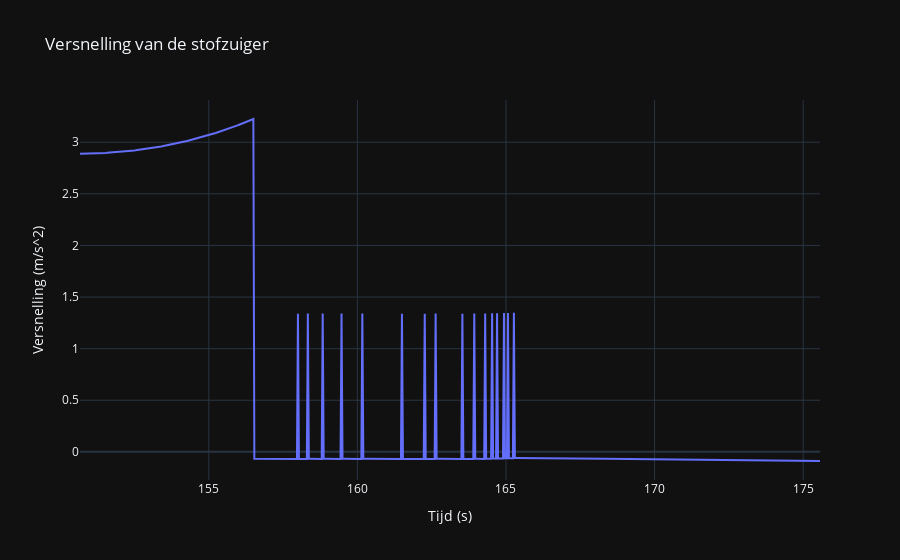
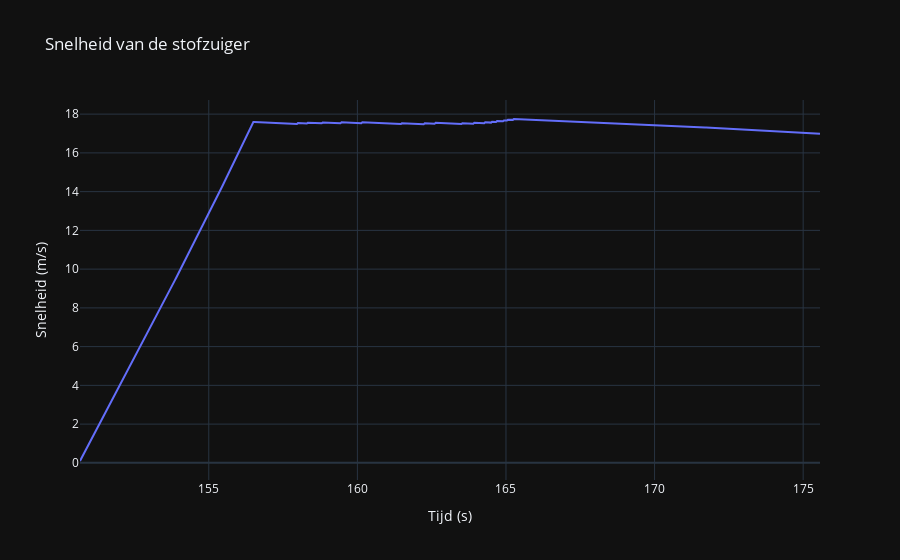
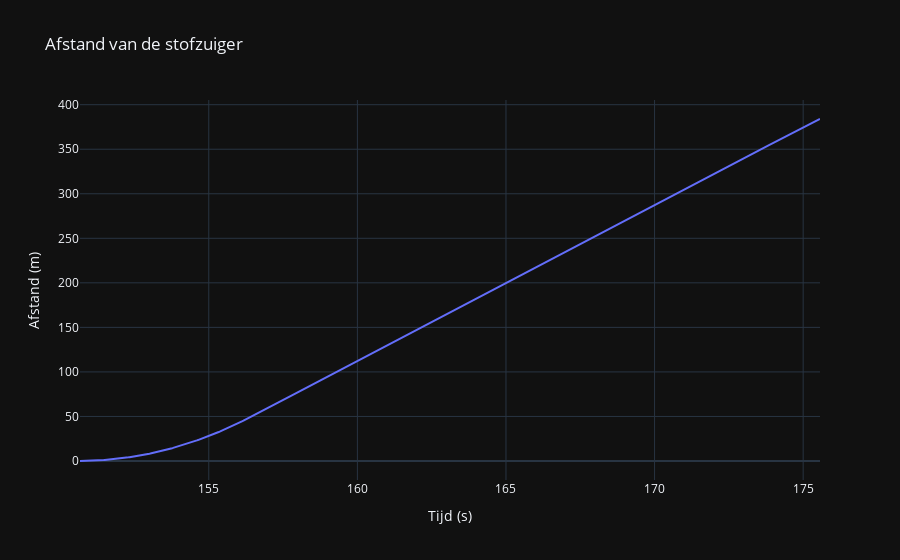

The cell these charts' notebook holds for them, in order:
### Code cell
total_frames = catchup_frame - first_frame_blower # total frames. framerate is 30fps
delta_t = 1/30

acceleration = 0
velocity = 0
distance = 0

time_data = []
acceleration_data = []
velocity_data = []
distance_data = []

def get_friction(current_speed: float) -> float:
    air_friction_newton = 0.5 * density_air * (current_speed ** 2) * 0.47 * frontal_area # air friction in newton
    total_friction_newton = ground_friction_newton + air_friction_newton # total friction in newton
    
    return (total_power_newton - total_friction_newton) / weight # netto F gedeeld door m is versnelling

def get_acceleration(current_frame: int) -> float:
    delta_acceleration = 0
    if first_frame_blower <= current_frame <= end_first_acceleration_blower:
        delta_acceleration += first_acceleration_blower

    if current_frame in bursts:
        delta_acceleration += burst_speed_increase

    return delta_acceleration


for i in range(total_frames):
    frame = i + first_frame_blower
    
    acceleration = get_acceleration(frame) - get_friction(velocity)
    velocity += acceleration * delta_t
    distance += velocity * delta_t
    
    acceleration_data.append(acceleration)
    velocity_data.append(velocity)
    distance_data.append(distance)
    time_data.append(frame * delta_t)

acceleration_graph = go.Scatter(
    x=time_data,
    y=acceleration_data,
    name="Versnelling stofzuiger"
)

velocity_graph = go.Scatter(
    x=time_data,
    y=velocity_data,
    name="Snelhijd stofzuiger"
)    
    
distance_graph = go.Scatter(
    x=time_data,
    y=distance_data,
    name="Afstand stofzuiger"
)

acceleration_fig = go.Figure(acceleration_graph, layout=dict(
    title = "Versnelling van de stofzuiger",
    xaxis_title="Tijd (s)",
    yaxis_title="Versnelling (m/s^2)",
    autosize=False
))

velocity_fig = go.Figure(velocity_graph, layout=dict(
    title = "Snelheid van de stofzuiger",
    xaxis_title="Tijd (s)",
    yaxis_title="Snelheid (m/s)",
    autosize=False
))

distance_fig = go.Figure(distance_graph, layout=dict(
    title = "Afstand van de stofzuiger",
    xaxis_title="Tijd (s)",
    yaxis_title="Afstand (m)",
    autosize=False
))

acceleration_fig.show()
velocity_fig.show()
distance_fig.show()

### Figure 1 — Plotly figure (JSON) as saved in the notebook; plotly's stock layout.template omitted (floating-point values rounded to 4 significant figures; data arrays with more than 128 entries replaced by an {"elided": "..."} marker saying what was removed)
{"data": [{"name": "Versnelling stofzuiger", "x": {"elided": "748 float values"}, "y": {"elided": "748 float values"}, "type": "scatter"}], "layout": {"autosize": false, "title": {"text": "Versnelling van de stofzuiger"}, "xaxis": {"title": {"text": "Tijd (s)"}}, "yaxis": {"title": {"text": "Versnelling (m/s^2)"}}}}

### Figure 2 — Plotly figure (JSON) as saved in the notebook; plotly's stock layout.template omitted (floating-point values rounded to 4 significant figures; data arrays with more than 128 entries replaced by an {"elided": "..."} marker saying what was removed)
{"data": [{"name": "Snelhijd stofzuiger", "x": {"elided": "748 float values"}, "y": {"elided": "748 float values"}, "type": "scatter"}], "layout": {"autosize": false, "title": {"text": "Snelheid van de stofzuiger"}, "xaxis": {"title": {"text": "Tijd (s)"}}, "yaxis": {"title": {"text": "Snelheid (m/s)"}}}}

### Figure 3 — Plotly figure (JSON) as saved in the notebook; plotly's stock layout.template omitted (floating-point values rounded to 4 significant figures; data arrays with more than 128 entries replaced by an {"elided": "..."} marker saying what was removed)
{"data": [{"name": "Afstand stofzuiger", "x": {"elided": "748 float values"}, "y": {"elided": "748 float values"}, "type": "scatter"}], "layout": {"autosize": false, "title": {"text": "Afstand van de stofzuiger"}, "xaxis": {"title": {"text": "Tijd (s)"}}, "yaxis": {"title": {"text": "Afstand (m)"}}}}
